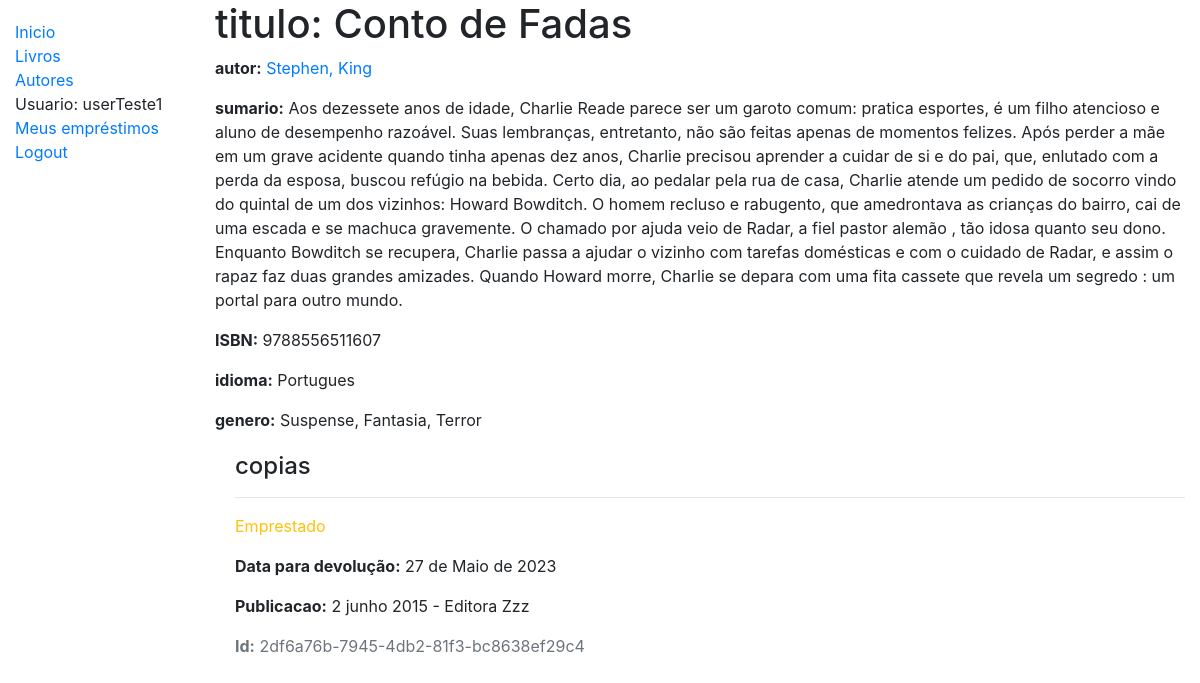
Screenshot of /catalogos/livro/1 (signed in) with the database file from the repository.
### catalogos/models.py (models this page shows, shortened)
class Livro(models.Model):
    titulo = models.CharField(max_length=200, verbose_name="Titulo do livro"    )
    autor = models.ForeignKey('Autor', on_delete=models.SET_NULL, null=True)
    sumario = models.TextField(max_length=1000, help_text='digite uma breve descrição do livro')
    isbn = models.CharField('ISBN', max_length=13, help_text='13 caracteres <a href="https://www.isbn-international.org/content/what-isbn">ISBN number</a>')
    genero = models.ManyToManyField(Genero, help_text='selecione o(s) genero(s) do livro')
    idioma = models.ForeignKey('Idioma', on_delete=models.SET_NULL, null=True)
    def display_genero(self):
        return ', '.join(genero.nome for genero in self.genero.all()[:3])
    display_genero.short_description = 'Genero'

class Autor(models.Model):
    nome = models.CharField(max_length=100)
    sobrenome = models.CharField(max_length=100)
    dataNascimento = models.DateField(null=True, blank=True)
    dataMorte = models.DateField('morte', null=True, blank=True)
    class Meta:
        ordering = ['nome', 'sobrenome']
    def __str__(self):
        return f'{self.nome}, {self.sobrenome}'

class Idioma(models.Model):
    nome = models.CharField(max_length=200,
                            help_text="digite o idioma do livro")
    def __str__(self):
        return self.nome

class Genero(models.Model):
    nome = models.CharField(max_length=200, help_text='digite um genero de livro')
    def __str__(self):
        return self.nome

class LivroFisico(models.Model):
    id = models.UUIDField(primary_key=True, default=uuid.uuid4, help_text='ID exclusivo para este livro específico.')
    livro = models.ForeignKey('Livro', on_delete=models.SET_NULL, null=True)
    publicacao = models.CharField(max_length=200)
    dataDevolucao= models.DateField(null=True, blank=True)
    mutuario = models.ForeignKey(User, on_delete=models.SET_NULL, null=True, blank=True)
    SituacaoEmprestimo = (
        ('m', 'Manutenção'),
        ('e', 'Emprestado'),
        ('d', 'Disponivel'),
        ('r', 'Reservado'),
    )
    status = models.CharField(
        max_length=1,
        choices=SituacaoEmprestimo,
        blank=True,
        default='m',
        help_text='Disponibilidade do livro:',
    )
    class Meta:
        ordering = ['dataDevolucao']
        permissions = (("fazerDevolucao", "definir livro como devolvido"),("verEmprestimos"," ver todos os emprestimos"),("acessoBibliotecario","acesso bibliotecario"))

### catalogos/views.py (the view)
# urls.py: path('livro/<int:pk>', views.livroDetalheView.as_view(), name='livro-detalhe'),
class livroDetalheView(LoginRequiredMixin, generic.DetailView):
    model = Livro

### catalogos/templates/catalogos/livro_detail.html
{% extends "base.html" %}
{% block content %}
  <h1>titulo: {{ livro.titulo }}</h1>
  <p><strong>autor:</strong> <a href="{% url 'autor-detalhe' livro.autor.pk %}">{{ livro.autor }}</a></p>
  <p><strong>sumario:</strong> {{ livro.sumario }}</p>
  <p><strong>ISBN:</strong> {{ livro.isbn }}</p>
  <p><strong>idioma:</strong> {{ livro.idioma }}</p>
  <p><strong>genero:</strong> {% for genero in livro.genero.all %} {{ genero }}{% if not forloop.last %}, {% endif %}{% endfor %}</p>
  <div style="margin-left:20px;margin-top:20px">
    <h4>copias</h4>
    {% for copia in livro.livrofisico_set.all %}
      <hr>
      <p class="{% if copia.status == 'a' %}text-success{% elif copia.status == 'm' %}text-danger{% else %}text-warning{% endif %}">{{ copia.get_status_display }}</p>
      {% if copia.status != 'a' %}
        <p><strong>Data para devolução:</strong> {{copia.dataDevolucao}}</p>
      {% endif %}
      <p><strong>Publicacao:</strong> {{copia.publicacao}}</p>
      <p class="text-muted"><strong>Id:</strong> {{copia.id}}</p>
    {% endfor %}
  </div>
{% endblock %}

### catalogos/templates/base.html (shortened to what this page needs)
<!DOCTYPE html>
<html lang="pt-BR">
<head>
  <link rel="stylesheet" href="https://stackpath.bootstrapcdn.com/bootstrap/4.1.3/css/bootstrap.min.css">
  {% load static %}
  <link rel="stylesheet" href="{% static 'css/styles.css' %}">
</head>
<body>
  <div class="container-fluid">
    <div class="row">
      <div class="col-sm-2">
      {% block sidebar %}
        <ul class="sidebar-nav">
          <li><a href="{% url 'index' %}">Inicio</a></li>
          <li><a href="{% url 'livros' %}">Livros</a></li>
          <li><a href="{% url 'autores' %}">Autores</a></li>
          {% if user.is_authenticated %}
            <li>Usuario: {{ user.get_username }}</li>
            <li><a href="{% url 'meus-emprestimos' %}">Meus empréstimos</a></li>
            <li><a href="{% url 'logout'%}?next={{request.path}}">Logout</a></li>
          {% else %}
            <li><a href="{% url 'login'%}?next={{request.path}}">Login</a></li>
          {% endif %}
        </ul>
      {% endblock %}
      </div>
      <div class="col-sm-10 ">{% block content %}{% endblock %}
      </div>
    </div>
  </div>
</body>
</html>

### catalogos/templates/static/css/styles.css (style rules this page uses)
.sidebar-nav { margin-top: 20px; padding: 0; list-style: none; }

### rows the page displays
Livro: titulo "Conto de Fadas", autor "Stephen, King", sumario "Aos dezessete anos de idade, Charlie Reade parece ser um garoto comum: pratica esportes, é um filho atencioso e aluno de desempenho razoável. Suas lembranças, entretanto, não são feitas apenas de momentos felizes. Após perder a mãe em um grave acidente quando tinha apenas dez anos, Charlie precisou aprender a cuidar de si e do pai, que, enlutado com a perda da esposa, buscou refúgio na bebida. Certo dia, ao pedalar pela rua de casa, Charlie atende um pedido de socorro vindo do quintal de um dos vizinhos: Howard Bowditch. O homem recluso e rabugento, que amedrontava as crianças do bairro, cai de uma escada e se machuca gravemente. O chamado por ajuda veio de Radar, a fiel pastor alemão , tão…", isbn "9788556511607", idioma "Portugues"
Genero: nome "Suspense"
Genero: nome "Fantasia"
Genero: nome "Terror"
LivroFisico: status "Emprestado", dataDevolucao "27 de Maio de 2023", publicacao "2 junho 2015 - Editora Zzz", id "2df6a76b-7945-4db2-81f3-bc8638ef29c4"

### other values shown
{{ user.get_username }} "userTeste1"
